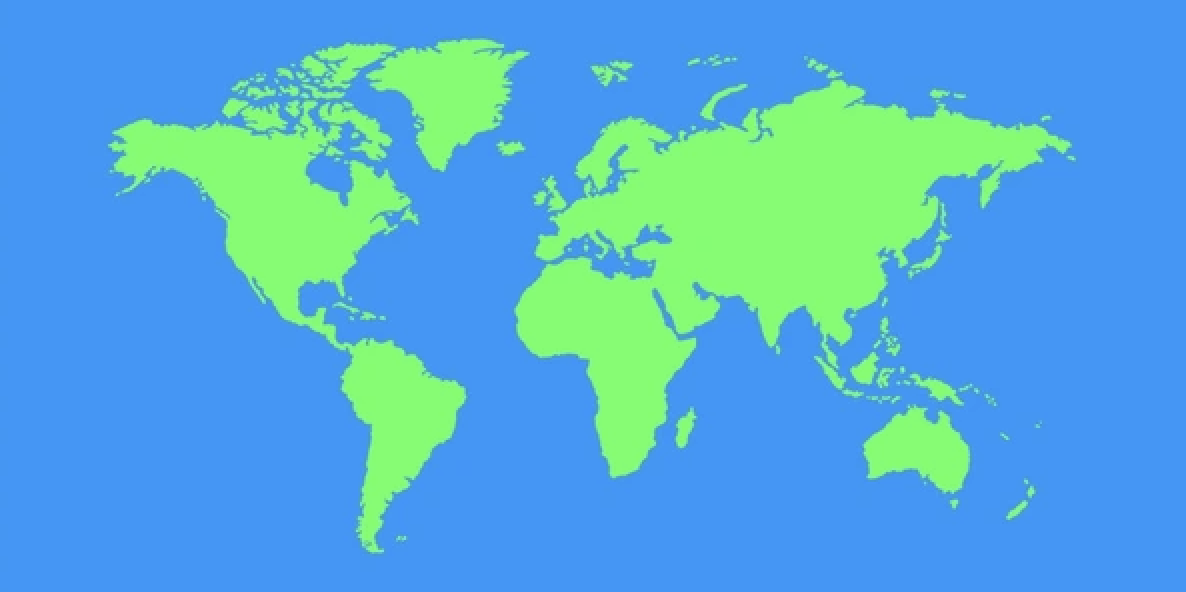
#> input picture utils/image.png, 1186 x 592 px
$ python gen_multi_texture.py out.png --dir .
#> lines starting #> are read from the running program, lines starting #| are printed output that depends on the picture
#!/usr/bin/env python3
"""
Generate texture.mem file from multiple input images.
Concatenates images horizontally to create multiple selectable textures.

Usage:
    python utils/gen_multi_texture.py --dir images/ src/texture.mem
"""

from PIL import Image
import sys
import os
import argparse
from pathlib import Path

# Texture dimensions (128x52 as requested)
TEX_WIDTH = 128   # columns (angle resolution)
TEX_HEIGHT = 52   # rows (LED count)

def to_bin_grb(rgb):
    """Convert RGB tuple to binary GRB format (24 bits: G, R, B)."""
    r, g, b = rgb
    return f"{g:08b}{r:08b}{b:08b}"

def resize_image(img, target_width, target_height, method='fit'):
    """
    Resize image to target dimensions.

    Args:
        img: PIL Image
        target_width: Target width in pixels
        target_height: Target height in pixels
        method: 'fit' (maintain aspect, pad), 'crop' (maintain aspect, crop), 'stretch' (ignore aspect)

    Returns:
        Resized PIL Image
    """
    if method == 'stretch':
        return img.resize((target_width, target_height), Image.Resampling.LANCZOS)

    # Maintain aspect ratio
    img_aspect = img.width / img.height
    target_aspect = target_width / target_height

    if method == 'fit':
        # Fit image, pad with black
        if img_aspect > target_aspect:
            # Image is wider - fit to width
            new_width = target_width
            new_height = int(target_width / img_aspect)
        else:
            # Image is taller - fit to height
            new_height = target_height
            new_width = int(target_height * img_aspect)

        resized = img.resize((new_width, new_height), Image.Resampling.LANCZOS)
        # Create black background and paste centered
        result = Image.new("RGB", (target_width, target_height), (0, 0, 0))
        x_offset = (target_width - new_width) // 2
        y_offset = (target_height - new_height) // 2
        result.paste(resized, (x_offset, y_offset))
        return result

    elif method == 'crop':
        # Crop to fill, maintain aspect
        if img_aspect > target_aspect:
            # Image is wider - crop width
            new_height = target_height
            new_width = int(target_height * img_aspect)
        else:
            # Image is taller - crop height
            new_width = target_width
            new_height = int(target_width / img_aspect)

        resized = img.resize((new_width, new_height), Image.Resampling.LANCZOS)
        # Crop center
        x_offset = (new_width - target_width) // 2
        y_offset = (new_height - target_height) // 2
        return resized.crop((x_offset, y_offset, x_offset + target_width, y_offset + target_height))

def process_images(image_files, output_file, output_preview, resize_method='fit'):
    """
    Process multiple images and create concatenated texture.mem file.

    Args:
        image_files: List of image file paths
        output_file: Output .mem file path
        output_preview: Output preview PNG path
        resize_method: 'fit', 'crop', or 'stretch'
    """
    if not image_files:
        print("Error: No input images provided")
        return False

    print(f"Processing {len(image_files)} images...")
    print(f"Target size per texture: {TEX_WIDTH}×{TEX_HEIGHT} pixels\n")

    # Load and resize all images
    processed_images = []
    for img_path in image_files:
        print(f"  Loading: {os.path.basename(img_path)}")
        try:
            img = Image.open(img_path).convert("RGB")
            original_size = img.size
            resized = resize_image(img, TEX_WIDTH, TEX_HEIGHT, resize_method)
            processed_images.append(resized)
            print(f"    Original: {original_size[0]}×{original_size[1]} → Resized: {resized.size[0]}×{resized.size[1]}")
        except Exception as e:
            print(f"    Error processing {img_path}: {e}")
            continue

    if not processed_images:
        print("Error: No images successfully processed")
        return False

    # Concatenate horizontally
    total_width = TEX_WIDTH * len(processed_images)
    concatenated = Image.new("RGB", (total_width, TEX_HEIGHT))

    for i, img in enumerate(processed_images):
        x_offset = i * TEX_WIDTH
        concatenated.paste(img, (x_offset, 0))

    print(f"\n✓ Concatenated texture: {total_width}×{TEX_HEIGHT} pixels")
    print(f"  {len(processed_images)} textures, each {TEX_WIDTH}×{TEX_HEIGHT}")

    # Save preview PNG with texture boundaries
    from PIL import ImageDraw
    preview = concatenated.copy()
    draw = ImageDraw.Draw(preview)
    # Draw white lines between textures
    for i in range(1, len(processed_images)):
        x = i * TEX_WIDTH
        draw.line([(x, 0), (x, TEX_HEIGHT)], fill=(255, 255, 255), width=2)

    preview.save(output_preview)
    print(f"✓ Preview saved: {output_preview}")

    # Write binary format (row-major order)
    # Format: Each row contains all columns for all textures
    # Address calculation: rom_addr = row * total_width + col
    # For texture selection: rom_addr = row * TEX_WIDTH + col + (texture_idx * TEX_WIDTH)

    print(f"\nWriting texture.mem file...")
    pixel_count = 0
    with open(output_file, "w") as f:
        for row in range(TEX_HEIGHT):
            for col in range(total_width):
                rgb = concatenated.getpixel((col, row))
                f.write(to_bin_grb(rgb) + "\n")
                pixel_count += 1

    print(f"✓ Successfully wrote {pixel_count} pixels to {output_file}")
    print(f"  Format: Binary GRB (24 bits per pixel, one per line)")
    print(f"  Total size: {total_width}×{TEX_HEIGHT} = {pixel_count} pixels")
    print(f"\n  Texture selection:")
    print(f"    texture_idx 0: columns 0-{TEX_WIDTH-1}")
    for i in range(1, len(processed_images)):
        start_col = i * TEX_WIDTH
        end_col = start_col + TEX_WIDTH - 1
        print(f"    texture_idx {i}: columns {start_col}-{end_col}")

    return True

def main():
    parser = argparse.ArgumentParser(
        description="Generate texture.mem from multiple images",
        formatter_class=argparse.RawDescriptionHelpFormatter,
        epilog="""
Examples:
  # From directory
  python utils/gen_multi_texture.py --dir images/ src/texture.mem

  # With crop instead of fit
  python utils/gen_multi_texture.py --dir images/ --method crop src/texture.mem
        """
    )

    parser.add_argument('output', help='Output .mem file path')
    parser.add_argument('--dir', required=True, help='Directory containing input images')
    parser.add_argument('--method', choices=['fit', 'crop', 'stretch'], default='fit',
                       help='Resize method: fit (pad), crop (fill), or stretch (ignore aspect)')
    parser.add_argument('--preview', help='Output preview PNG path (default: output.mem.png)')

    args = parser.parse_args()

    # Collect image files from directory
    dir_path = Path(args.dir)
    if not dir_path.is_dir():
        print(f"Error: {args.dir} is not a directory")
        return 1

    # Find all image files
    extensions = {'.png', '.jpg', '.jpeg', '.bmp', '.gif'}
    image_files = sorted([
        str(p) for p in dir_path.iterdir()
        if p.suffix.lower() in extensions
    ])

    if not image_files:
        print(f"Error: No image files found in {args.dir}")
        return 1

    print(f"Found {len(image_files)} images in {args.dir}")
    for img in image_files:
        print(f"  - {os.path.basename(img)}")
    print()

    # Determine preview output path
    if args.preview:
        preview_path = args.preview
    else:
        preview_path = args.output + ".png"

    # Process images
    success = process_images(
        image_files,
        args.output,
        preview_path,
        resize_method=args.method
    )
#> in resize_image, `resized = img.resize((new_width, new_height), Image.Resampling.LANCZOS)`:
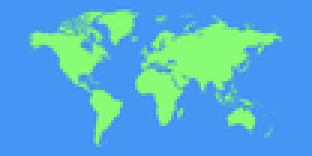
#> resized: PIL image 104x52 RGB (shown 3 times larger); mean R, G, B 83.8, 172.7, 214.5
#> in resize_image, `result = Image.new("RGB", (target_width, target_height), (0, 0, 0))`: result: PIL image 128x52 RGB; every value is 0
#> in resize_image, `result.paste(resized, (x_offset, y_offset))`:
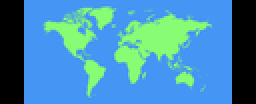
#> result: PIL image 128x52 RGB (shown 2 times larger); mean R, G, B 68, 140.3, 174.3
#|     Original: 1186×592 → Resized: 128×52
#> in process_images, `total_width = TEX_WIDTH * len(processed_images)`: total_width = 128
#> the loop in process_images, `for i, img in enumerate(processed_images):` made 1 pass
#> x_offset on pass 1: 0
#| ✓ Concatenated texture: 128×52 pixels
#|   1 textures, each 128×52
#> after the loop in process_images, `for row in range(TEX_HEIGHT):`: pixel_count = 6656
#| ✓ Successfully wrote 6656 pixels to out.png
#|   Total size: 128×52 = 6656 pixels

    return 0 if success else 1

if __name__ == "__main__":
    sys.exit(main())
#> (the program exits here)
